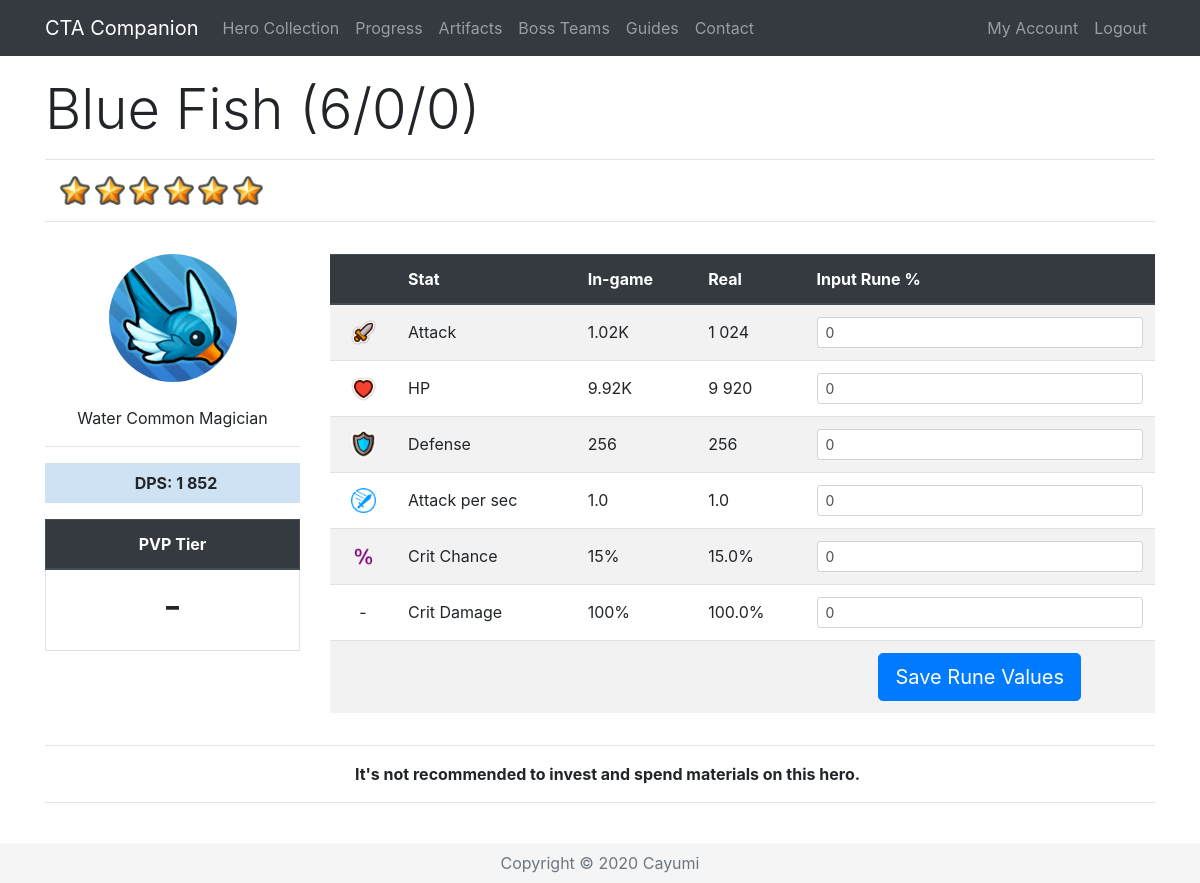
The page /Hero/603 (signed in) on the database its author committed.
### app/models.py (models this page shows, shortened)
class Base(db.Model):
    id = db.Column(db.Integer, primary_key=True)
    name = db.Column(db.String(32), index=True, unique=True)
    nameSafe = db.Column(db.String(32), index=True, unique=True)
    job = db.Column(db.String(16), index=True)
    rarity = db.Column(db.String(16), index=True)
    element = db.Column(db.String(16), index=True)
    gender = db.Column(db.String(16), index=True)
    crusher = db.Column(db.Integer, index=True)
    fly = db.Column(db.Integer, index=True)
    blitz = db.Column(db.Integer, index=True)
    atk = db.Column(db.Integer, index=True)
    hp = db.Column(db.Integer, index=True)
    defense = db.Column(db.Integer, index=True)
    crit = db.Column(db.Integer, index=True)
    critDmg = db.Column(db.Integer, index=True)
    movespeed = db.Column(db.Integer, index=True)
    aps = db.Column(db.Integer, index=True)
    arange = db.Column(db.Integer, index=True)
    resistance = db.Column(db.Integer, index=True)
    frenzy = db.Column(db.Integer, index=True)
    dodge = db.Column(db.Integer, index=True)
    stun = db.Column(db.Integer, index=True)
    stunTime = db.Column(db.Integer, index=True)
    aoe = db.Column(db.Integer, index=True)
    ult = db.Column(db.Integer, index=True)
    kshp = db.Column(db.Integer, index=True)
    gold = db.Column(db.Integer, index=True)
    freeze = db.Column(db.Integer, index=True)
    freezeTime = db.Column(db.Integer, index=True)
    freezeDmg = db.Column(db.Integer, index=True)
    burn = db.Column(db.Integer, index=True)
    burnTime = db.Column(db.Integer, index=True)
    burnDmg = db.Column(db.Integer, index=True)
    poison = db.Column(db.Integer, index=True)
    poisonTime = db.Column(db.Integer, index=True)
    poisonDmg = db.Column(db.Integer, index=True)
    sp2 = db.Column(db.Integer, index=True)
    sp2num = db.Column(db.Integer, index=True)
    buffElement = db.Column(db.String(16), index=True)
    buffType = db.Column(db.Integer, index=True)
    buffStat = db.Column(db.String(16), index=True)
    buff = db.Column(db.Integer, index=True)
    heroes = db.relationship('Hero', backref='baseStats', lazy='dynamic')

class Hero(db.Model):
    id = db.Column(db.Integer, primary_key=True)
    level = db.Column(db.Integer, index=True)
    awaken = db.Column(db.Integer, index=True)
    wpn = db.Column(db.Integer, index=True)
    medals = db.Column(db.Integer, index=True)
    runedAtk = db.Column(db.Integer, index=True)
    runedHp = db.Column(db.Integer, index=True)
    runedDef = db.Column(db.Integer, index=True)
    runedAps = db.Column(db.Integer, index=True)
    runedCrit = db.Column(db.Integer, index=True)
    runedCritDmg = db.Column(db.Integer, index=True)
    user_id = db.Column(db.Integer, db.ForeignKey('user.id'))
    base_id = db.Column(db.Integer, db.ForeignKey('base.id'))
    def displayStat(self, stat):
        if stat < 1000:
            return str(int(round(stat, 0)))
        elif stat > 1000000:
            return str(round(stat/1000000, 2))+"M"
        else:
            return str(round(stat/1000, 2))+"K"
    def displayOther(self, x):
        return '{:,}'.format(x).replace(',', ' ')
    def atk(self):
        runedAttack = self.runedAtk
        base = self.baseStats.atk
        level = self.level
        awaken = self.awaken
        atk = int(base * (2 ** (level - 1)) * (1.5 ** awaken))
        runedAtk = atk + (atk * (runedAttack / 100))
        return int(runedAtk)
    def raidAtk(self, art, buff):
        runedAttack = self.runedAtk
        base = self.baseStats.atk
        level = self.level
        awaken = self.awaken
        atk = base * (2 ** (level - 1)) * (1.5 ** awaken)
        runedAtk = (atk + (atk * ((runedAttack+art) / 100))) * self.baseStats.crusher + atk * buff / 100
        return runedAtk
    def hp(self):
        runedHP = self.runedHp
        base = self.baseStats.hp
        level = self.level
        awaken = self.awaken
        hp = int(base * (2 ** (level - 1)) * (1.5 ** awaken))
        runedHP = hp + (hp * (runedHP / 100))
        return int(runedHP)
    def defense(self):
        runedDef = self.runedDef
        base = self.baseStats.defense
        level = self.level
        awaken = self.awaken
        defense = int(base * (2 ** (level - 1)) * (1.5 ** awaken))
        runedDef = defense + (defense * (runedDef / 100))
        return int(runedDef)
    def aps(self):
        runedAps = self.runedAps
        base = self.baseStats.aps
        runedAps = base + (base * (runedAps / 100))
        return runedAps
    def crit(self):
        runedCrit = self.runedCrit
        base = self.baseStats.crit
        return (base + runedCrit)/100
    def critDmg(self):
        runedDmg = self.runedCritDmg
        base = self.baseStats.critDmg
        return (base + runedDmg)/100
    def dpsSP2(self):
        sp2 = self.baseStats.sp2
        sp2num = self.baseStats.sp2num
        atk = self.atk()
        aps = self.aps()
        crit = self.crit()
        critDmg = self.critDmg()
        dps = ((atk * aps * (1-crit)) + (atk * aps * crit * (1+critDmg))) * (6 + sp2 * sp2num)/7
        dps = int(round(dps))
        return '{:,}'.format(dps).replace(',', ' ')

### app/routes.py (the view, shortened to what this page needs)
@app.route('/Hero/<heroid>', methods=["GET", "POST"])
@login_required
def hero(heroid):
    user = User.query.join(Hero).filter(Hero.id == heroid)
    selectedHero = Hero.query.get(heroid)
    if request.method == "GET":
        return render_template('hero.html', selectedHero=selectedHero, title=selectedHero.baseStats.name, user=user,
                               heroDict=heroDict)

### app/templates/hero.html (shortened to what this page needs)
{% extends "base.html" %}
{% block content %}
{% if user[0] == current_user %}
{% set current = selectedHero.baseStats.nameSafe %}
 <div class="row pt-3">
    <div class="col-lg-12">
      <h1 class="display-4">{{ selectedHero.baseStats.name }} ({{ selectedHero.level }}/{{ selectedHero.awaken }}/{{ selectedHero.wpn }}) </h1>
      <hr>
        {% if selectedHero.level > 0 %}
      <p class="instructions">
          {%for i in range(selectedHero.level - selectedHero.awaken) %}
          <img src="{{ url_for('static', filename='star.png') }}" width="30" alt="Star">
          {% endfor %}
      </p>
        {% else %}
        <p class="instruction">You have not unlocked this hero.</p>
        {% endif %}
      <hr>
    </div>
 </div>
  <div class="row align-middle">
    <div class="col-lg-3 text-center align-middle pt-3">
        <img class="img-fluid rounded-circle" src="/static/{{selectedHero.baseStats.nameSafe}}.png" alt="{{selectedHero.baseStats.name}}"><br><br>
        {{ selectedHero.baseStats.element }} {{ selectedHero.baseStats.rarity }} {{ selectedHero.baseStats.job }}<hr>
        {% if selectedHero.level > 0 %}
        <p class="instructions {{selectedHero.baseStats.element}}{{selectedHero.baseStats.rarity}}"><b>DPS: {{ selectedHero.dpsSP2() }}</b></p>
        {% else %}
        <p class="instructions {{selectedHero.baseStats.element}}{{selectedHero.baseStats.rarity}}">Hero not collected</p>
        {% endif %}
        <table class="table table-bordered">
        <thead class="thead-dark">
        <tr>
            <th colspan="2">PVP Tier</th>
        </tr>
        </thead>
        <tr>
            <td><h1>
                {% if heroDict[current] %}
                {{ heroDict[current][4] }}
                {% else %}
                -
                {% endif %}
            </h1>
            </td>
        </tr>
    </table>
      </div>
      <div class="col lg-9 pt-3">
<form action="/Hero/{{ selectedHero.id }}" method="post" novalidate>
 <table class="table table-striped">
     <thead class="thead-dark">
          <tr>
              <th>&nbsp;</th>
              <th>Stat</th>
              <th>{% if selectedHero.level > 0 %}In-game{% else %}Base stat{% endif %}</th>
              <th>Real</th>
              <th>Input Rune %</th>
          </tr>
          </thead>
              <tr class="text-left">
                  <td class="align-middle text-center"><img src="{{ url_for('static', filename='atk.png') }}" width="25" alt="Attack"></td>
                  <td class="align-middle">Attack</td>
                  {% if selectedHero.level > 0 %}
                  <td class="align-middle">{{ selectedHero.displayStat(selectedHero.atk()) }}</td>
                  <td class="align-middle">{{ selectedHero.displayOther(selectedHero.atk()) }}</td>
                  <td><input type="text" maxlength="10" class="form-control form-control-sm" id="{{ selectedHero.id }}runedAtk" value="{{ selectedHero.runedAtk }}" name="{{ selectedHero.id }}runedAtk"></td>
                  {% else %}
                  <td class="align-middle">{{ selectedHero.baseStats.atk }}</td>
                  <td class="align-middle">-</td>
                  <td><input type="text" maxlength="10" class="form-control form-control-sm" disabled></td>
                  {% endif %}
              </tr>
              <tr class="text-left">
                  <td class="align-middle text-center"><img src="{{ url_for('static', filename='hp.png') }}" width="25" alt="HP"></td>
                  <td class="align-middle">HP</td>
                  {% if selectedHero.level > 0 %}
                  <td class="align-middle">{{ selectedHero.displayStat(selectedHero.hp()) }}</td>
                  <td class="align-middle">{{ selectedHero.displayOther(selectedHero.hp()) }}</td>
                  <td><input type="text" maxlength="10" class="form-control form-control-sm" id="{{ selectedHero.id }}runedHp" value="{{ selectedHero.runedHp }}" name="{{ selectedHero.id }}runedHp" onkeypress="return isNumber9(event)"></td>
                  {% else %}
                  <td class="align-middle">{{ selectedHero.baseStats.hp }}</td>
                  <td class="align-middle">-</td>
                  <td><input type="text" maxlength="10" class="form-control form-control-sm" disabled></td>
                  {% endif %}
              </tr>
              <tr class="text-left">
                  <td class="align-middle text-center"><img src="{{ url_for('static', filename='def.png') }}" width="25" alt="Defense"></td>
                  <td class="align-middle">Defense</td>
                  {% if selectedHero.level > 0 %}
                  <td class="align-middle">{{ selectedHero.displayStat(selectedHero.defense()) }}</td>
                  <td class="align-middle">{{ selectedHero.defense() }}</td>
                  <td><input type="text" maxlength="10" class="form-control form-control-sm" id="{{ selectedHero.id }}runedDef" value="{{ selectedHero.runedDef }}" name="{{ selectedHero.id }}runedDef" onkeypress="return isNumber9(event)"></td>
                  {% else %}
                  <td class="align-middle">{{ selectedHero.baseStats.defense }}</td>
                  <td class="align-middle">-</td>
                  <td><input type="text" maxlength="10" class="form-control form-control-sm" disabled></td>
                  {% endif %}
              </tr>
              <tr class="text-left">
                  <td class="align-middle text-center"><img src="{{ url_for('static', filename='aps.png') }}" width="25" alt="APS"></td>
                  <td class="align-middle">Attack per sec</td>
                  {% if selectedHero.level > 0 %}
                  <td class="align-middle">{{ selectedHero.aps()|round(2, 'common' ) }}</td>
                  <td class="align-middle">{{ selectedHero.aps() }}</td>
                  <td><input type="text" maxlength="10" class="form-control form-control-sm" id="{{ selectedHero.id }}runedAps" value="{{ selectedHero.runedAps }}" name="{{ selectedHero.id }}runedAps" onkeypress="return isNumber9(event)"></td>
                  {% else %}
                  <td class="align-middle">{{ selectedHero.baseStats.aps }}</td>
                  <td class="align-middle">-</td>
                  <td><input type="text" maxlength="10" class="form-control form-control-sm" disabled></td>
                  {% endif %}
              </tr>
                <tr class="text-left">
                  <td class="align-middle text-center"><img src="{{ url_for('static', filename='crit.png') }}" width="25" alt="Crit Chance"></td>
                  <td class="align-middle">Crit Chance</td>
                  {% if selectedHero.level > 0 %}
                  <td class="align-middle">{{ (selectedHero.crit()*100)|round|int }}%</td>
                  <td class="align-middle">{{ selectedHero.crit()*100 }}% </td>
                  <td><input type="text" maxlength="10" class="form-control form-control-sm" id="{{ selectedHero.id }}runedCrit" value="{{ selectedHero.runedCrit }}" name="{{ selectedHero.id }}runedCrit" onkeypress="return isNumber9(event)"></td>
                  {% else %}
                  <td class="align-middle">{{ selectedHero.baseStats.crit }}%</td>
                  <td class="align-middle">-</td>
                  <td><input type="text" maxlength="10" class="form-control form-control-sm" disabled></td>
                  {% endif %}
                </tr>
              <tr class="text-left">
                  <td class="align-middle text-center">-</td>
                  <td class="align-middle">Crit Damage</td>
                  {% if selectedHero.level > 0 %}
                  <td class="align-middle">{{ ((selectedHero.critDmg())*100)|round|int }}%</td>
                  <td class="align-middle">{{ (selectedHero.critDmg()*100)|round(2, 'common') }}%</td>
                  <td><input type="text" maxlength="10" class="form-control form-control-sm" id="{{ selectedHero.id }}runedCritDmg" value="{{ selectedHero.runedCritDmg }}" name="{{ selectedHero.id }}runedCritDmg" onkeypress="return isNumber9(event)"></td>
                  {% else %}
                  <td class="align-middle">{{ selectedHero.baseStats.critDmg }}%</td>
                  <td class="align-middle">-</td>
                  <td><input type="text" maxlength="10" class="form-control form-control-sm" disabled></td>
                  {% endif %}
              </tr>
     <tr class="text-center">
                  <td>&nbsp;</td>
                  <td>&nbsp;</td>
                  <td>&nbsp;</td>
                  <td>&nbsp;</td>
                  {% if selectedHero.level > 0 %}
                  <td><button class="btn btn-primary btn-lg" type="submit">Save Rune Values</button></td>
                  {% else %}
                  <td><button class="btn btn-primary btn-lg" type="submit" disabled>Save Rune Values</button></td>
                  {% endif %}
              </tr>
          </table>
</form>
    </div>
      </div>
{% if heroDict[current] %}
<div class="row">
    <div class="col-lg-12 text-center">
        <hr>
        <p class="instructions">{{ heroDict[current][5] }}</p>
        <hr>
    </div>
</div>
<div class="row">
    <div class="col-lg-12 text-center">
      <table class="table table-bordered">
          <thead class="thead-dark">
          <tr>
              <th colspan="5">How to rune</th>
          </tr>
          </thead>
          <tr class="table-secondary align-middle">
              <td>&nbsp;</td>
              <td width="18%">Rune Set</td>
              <td>Primary</td>
              <td>Secondary</td>
              <td>Notes</td>
          </tr>
          <tr class="align-middle">
              <td class="align-middle">PVP</td>
              <td class="align-middle">
                  {% for i in heroDict[current][0] %}
                  <img class="img-fluid" src="/static/{{i}}.png" alt="{{i}}" name="{{i}}" width="25">
                  {% endfor %}
              </td>
              <td class="align-middle">{{ heroDict[current][1] }}</td>
              <td class="align-middle">{{ heroDict[current][2] }}</td>
              <td class="align-middle">{{ heroDict[current][3] }}</td>
          </tr>
{% if heroDict[current][6] %}
            <tr>
              <td class="align-middle">PVE</td>
              <td class="align-middle">
                  {% for i in heroDict[current][6] %}
                  <img class="img-fluid" src="/static/{{i}}.png" alt="{{i}}" name="{{i}}" width="25">
                  {% endfor %}
              </td>
              <td class="align-middle">{{ heroDict[current][7] }}</td>
              <td class="align-middle">{{ heroDict[current][8] }}</td>
              <td class="align-middle">{{ heroDict[current][9] }}</td>
          </tr>
{% endif %}
      </table>
    </div>
</div>
{% else %}
<div class="row">
    <div class="col-lg-12 text-center">
        <hr>
        <p class="instructions"><b>It's not recommended to invest and spend materials on this hero.</b></p>
        <hr>
    </div>
</div>
{% endif %}
<br>
{% endif %}
{% endblock %}

### rows shown on the page
Base: baseStats.name "Blue Fish", baseStats.nameSafe (picture), baseStats.element "Water", baseStats.rarity "Common", baseStats.job "Magician", dpsSP2 "1 852"
Hero: level "6", awaken "0", wpn "0", displayStat "1.02K", displayOther "1 024", runedAtk "0", displayStat "9.92K", displayOther "9 920", runedHp "0", displayStat "256", defense "256", runedDef "0", aps "1.0", runedAps "0", (selectedHero.crit()*100)|round|int "15", selectedHero.crit()*100 "15.0", runedCrit "0", ((selectedHero.critDmg())*100)|round|int "100", (selectedHero.critDmg()*100)|round(2,'common') "100.0", runedCritDmg "0"
